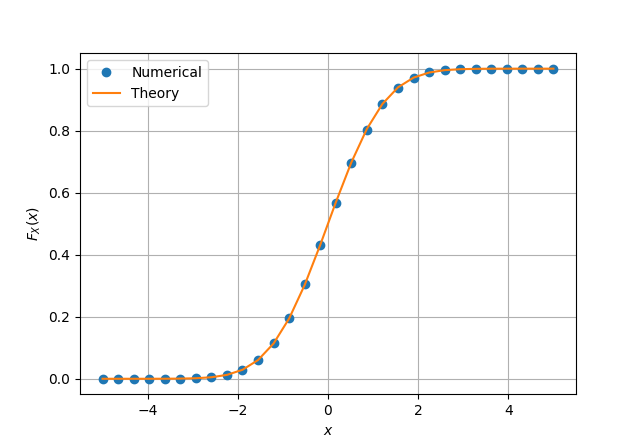

The Python source for this figure:
from cmath import sqrt
import numpy as np
import matplotlib.pyplot as plt
import math
import mpmath
import scipy
def Q(x):
	return mpmath.erfc(x/math.sqrt(2))/2
def cdf(x):
	return 1 - Q(x)
x = np.linspace(-5,5,30)#points on the x axis
simlen = int(1e6) #number of samples
err = [] #declaring probability list
#randvar = np.random.normal(0,1,simlen)
#randvar = np.loadtxt('uni.dat',dtype='double')
randvar = np.loadtxt('gau.dat',dtype='double')
for i in range(0,30):
	err_ind = np.nonzero(randvar < x[i]) #checking probability condition
	err_n = np.size(err_ind) #computing the probability
	err.append(err_n/simlen) #storing the probability values in a list
vec_gau_cdf = scipy.vectorize(cdf)
plt.plot(x.T,err,"o")
plt.plot(x.T,vec_gau_cdf(x))
plt.grid() #creating the grid
plt.xlabel('$x$')
plt.ylabel('$F_X(x)$')
plt.legend(["Numerical","Theory"])

#if using termux
# plt.savefig('../figs/uni_cdf.pdf')
# plt.savefig('../figs/uni_cdf.eps')
# subprocess.run(shlex.split("termux-open ../figs/uni_cdf.pdf"))
#if using termux
plt.savefig('../gau_cdf.pdf')
plt.savefig('../gau_cdf.eps')
#subprocess.run(shlex.split("termux-open ../gau_cdf.pdf"))
#else
plt.show() #opening the plot window
